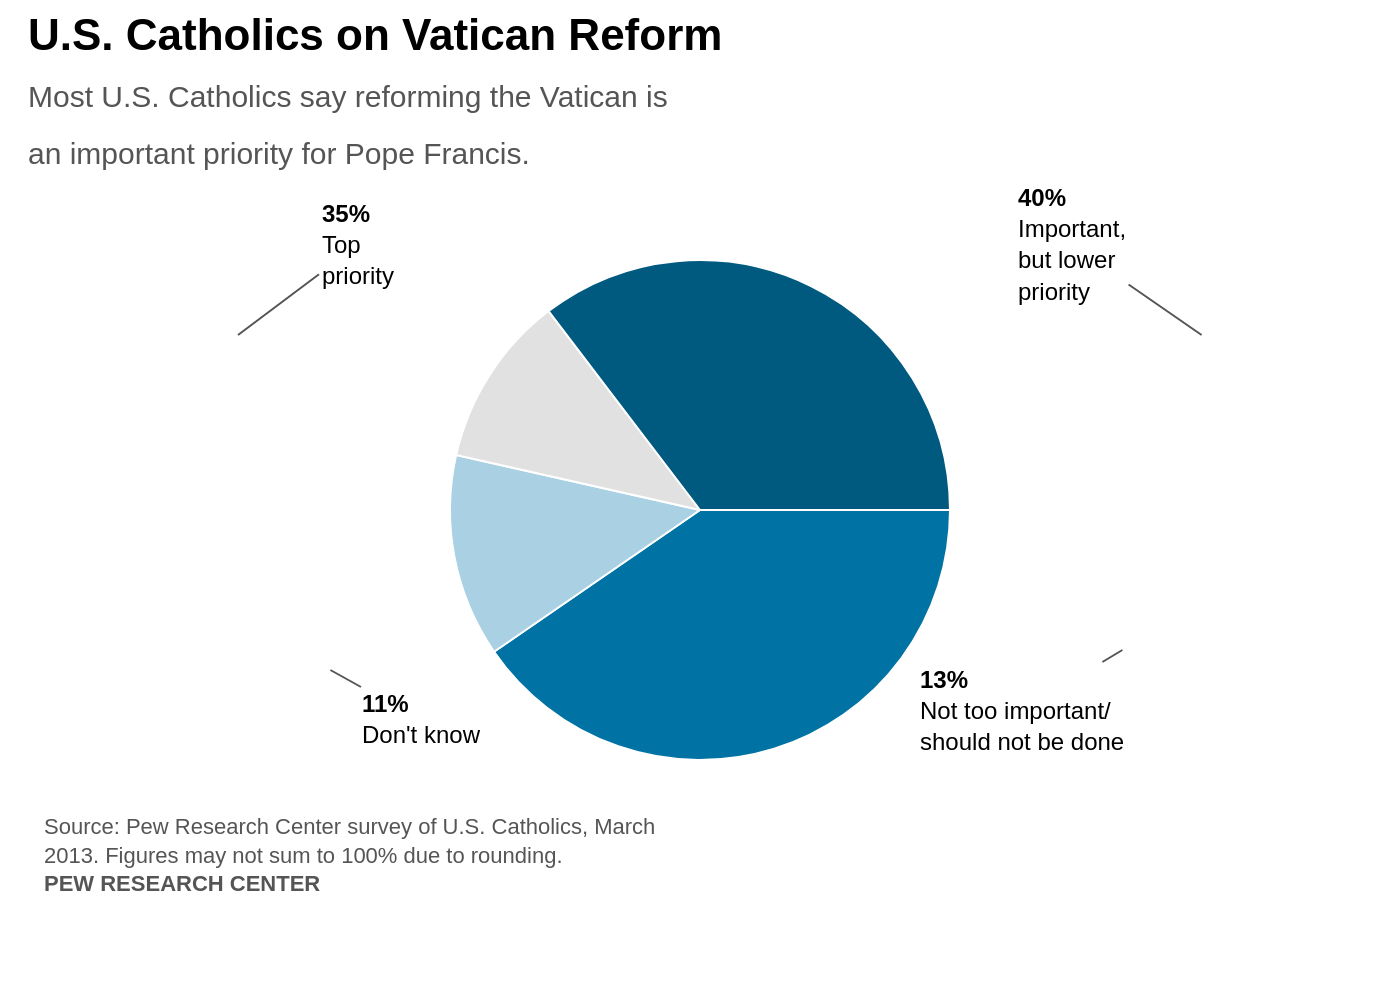

Reproduce this figure in Python.
import sys
import json
import pathlib
import plotly.graph_objects as go

# Check for command-line argument
if len(sys.argv) != 2:
    print("Usage: python generate_chart.py <json_file_path>")
    sys.exit(1)

# Get JSON file path from command-line argument
json_path = pathlib.Path(sys.argv[1])
if not json_path.is_file():
    print(f"Error: JSON file not found at '{json_path}'")
    sys.exit(1)

# Read data from the JSON file
with open(json_path, 'r', encoding='utf-8') as f:
    chart_data = json.load(f)

# Prepare data for Plotly
data = chart_data['chart_data']
texts = chart_data['texts']
colors = chart_data['colors']

values = [d['value'] for d in data]

# Create the pie chart trace
pie_trace = go.Pie(
    values=values,
    marker=dict(colors=colors, line=dict(color='white', width=1)),
    hole=0,
    sort=False,
    direction='clockwise',
    rotation=90,
    textinfo='none',
    hoverinfo='none'
)

# Define the layout
fig = go.Figure(data=[pie_trace])

# Create annotations for each slice
annotations = []
annotation_positions = [
    {'x': 0.88, 'y': 0.85, 'ax': -65, 'ay': -45, 'align': 'left'},  # 40%
    {'x': 0.82, 'y': 0.22, 'ax': -50, 'ay': 30, 'align': 'left'},   # 13%
    {'x': 0.22, 'y': 0.18, 'ax': 45, 'ay': 25, 'align': 'left'},    # 11%
    {'x': 0.15, 'y': 0.85, 'ax': 60, 'ay': -45, 'align': 'left'}    # 35%
]

for i, d in enumerate(data):
    pos = annotation_positions[i]
    annotations.append(
        go.layout.Annotation(
            x=pos['x'],
            y=pos['y'],
            xref="paper",
            yref="paper",
            text=d['label'],
            showarrow=True,
            arrowhead=0,
            ax=pos['ax'],
            ay=pos['ay'],
            font=dict(family="Arial", size=12, color="black"),
            align=pos['align'],
            arrowcolor="#555555",
            arrowwidth=1
        )
    )

# Add title and subtitle
title_text = f"<b>{texts['title']}</b><br><span style='font-size: 15px; color:#555555;'>{texts['subtitle']}</span>"

# Add source annotation
source_text = texts['source']
annotations.append(
    go.layout.Annotation(
        x=0,
        y=-0.1,
        xref="paper",
        yref="paper",
        text=source_text,
        showarrow=False,
        xanchor='left',
        yanchor='top',
        align='left',
        font=dict(family="Arial", size=11, color="#555555")
    )
)

fig.update_layout(
    title=dict(
        text=title_text,
        x=0.02,
        xanchor='left',
        y=0.95,
        yanchor='top',
        font=dict(family="Arial", size=22, color="black")
    ),
    showlegend=False,
    margin=dict(l=20, r=20, t=130, b=120),
    paper_bgcolor='white',
    plot_bgcolor='white',
    annotations=annotations,
    font=dict(family="Arial")
)

# Generate the output image file
output_filename = json_path.stem + ".png"
fig.write_image(output_filename, scale=2)

print(f"Chart saved as {output_filename}")
